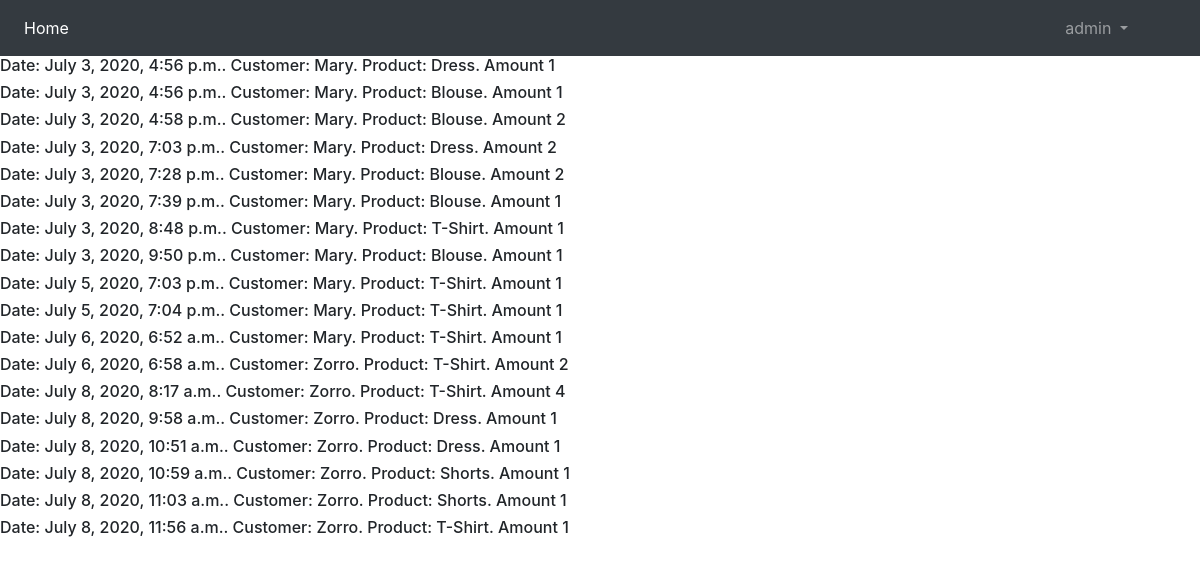
The app's page /purchases/ (signed in) with its own data.
### users/models.py (models this page shows)
class User(AbstractUser):
    cash = models.FloatField(blank=True, null=True, default=1000)

### products/models.py (models this page shows, shortened)
class TimeStampModel(models.Model):
    created_at = models.DateTimeField(auto_now_add=True, editable=False)
    updated_at = models.DateTimeField(auto_now=True)
    class Meta:
        abstract = True

class Purchase(TimeStampModel):
    buyer = models.ForeignKey(USER_MODEL, on_delete=models.SET_NULL, blank=True, null=True)
    product = models.ForeignKey(Product, on_delete=models.CASCADE)
    amount = models.IntegerField(blank=True, null=True)
    is_active = models.NullBooleanField(default=True)

class Product(TimeStampModel):
    name = models.CharField(max_length=80)
    description = models.TextField()
    price = models.IntegerField(blank=True, null=True)
    image = models.ImageField(blank=True, null=True, upload_to='product_images/')
    available = models.IntegerField(blank=True, null=True)

### products/views.py (the view, shortened to what this page needs)
# urls.py: path('purchases/', views.PurchaseList.as_view(), name='all_purchases'),
class PurchaseList(ListView):
    model = models.Purchase
    template_name = 'products/purchases_list.html'

### products/templates/products/purchase_list.html (shortened to what this page needs)
{% extends 'products/base.html' %}
{% block content%}
{% if user.is_superuser %}
    <div>
        {% for purchase in purchase_list %}
            <h6>Date: {{ purchase.created_at }}.  Customer: {{purchase.buyer}}. Product: {{ purchase.product.name }}. Amount  {{ purchase.amount }}</h6>
        {% endfor %}
    </div>
{% endif %}
{% endblock %}

### products/templates/products/base.html (shortened to what this page needs)
<!doctype html>
<html lang="en">
<head>
    <link rel="stylesheet" href="https://stackpath.bootstrapcdn.com/bootstrap/4.5.0/css/bootstrap.min.css"
>
</head>
<body>
<nav class="navbar navbar-expand-lg navbar-dark bg-dark">
    <div class="collapse navbar-collapse" id="navbarSupportedContent">
        <ul class="navbar-nav mr-auto">
            <li class="nav-item active">
                <a class="nav-link" href="{% url 'homepage' %}">Home <span class="sr-only">(current)</span></a>
            </li>
        </ul>
        {% if user.is_authenticated %}
            <ul class="navbar-nav mr-5">
                <li class="nav-item dropdown">
                    <a class="nav-link dropdown-toggle" href="#" id="navbarDropdown" role="button"
                       data-toggle="dropdown"
                       aria-haspopup="true" aria-expanded="false">
                        {{ user.username }}
                    </a>
                </li>
            </ul>
        {% else %}
            <a class="nav-link" href="{% url 'login' %}">Login</a> |
            <a class="nav-link" href="{% url 'register' %}">Register</a>
        {% endif %}
    </div>
</nav>
{% block content %}{% endblock %}
</body>
</html>

### records on screen
User: username "admin"
Purchase: created_at "July 3, 2020, 4:56 p.m.", buyer "Mary", product.name "Dress", amount "1"
Purchase: created_at "July 3, 2020, 4:56 p.m.", buyer "Mary", product.name "Blouse", amount "1"
Purchase: created_at "July 3, 2020, 4:58 p.m.", buyer "Mary", product.name "Blouse", amount "2"
Purchase: created_at "July 3, 2020, 7:03 p.m.", buyer "Mary", product.name "Dress", amount "2"
Purchase: created_at "July 3, 2020, 7:28 p.m.", buyer "Mary", product.name "Blouse", amount "2"
Purchase: created_at "July 3, 2020, 7:39 p.m.", buyer "Mary", product.name "Blouse", amount "1"
Purchase: created_at "July 3, 2020, 8:48 p.m.", buyer "Mary", product.name "T-Shirt", amount "1"
Purchase: created_at "July 3, 2020, 9:50 p.m.", buyer "Mary", product.name "Blouse", amount "1"
Purchase: created_at "July 5, 2020, 7:03 p.m.", buyer "Mary", product.name "T-Shirt", amount "1"
Purchase: created_at "July 5, 2020, 7:04 p.m.", buyer "Mary", product.name "T-Shirt", amount "1"
Purchase: created_at "July 6, 2020, 6:52 a.m.", buyer "Mary", product.name "T-Shirt", amount "1"
Purchase: created_at "July 6, 2020, 6:58 a.m.", buyer "Zorro", product.name "T-Shirt", amount "2"
Purchase: created_at "July 8, 2020, 8:17 a.m.", buyer "Zorro", product.name "T-Shirt", amount "4"
Purchase: created_at "July 8, 2020, 9:58 a.m.", buyer "Zorro", product.name "Dress", amount "1"
Purchase: created_at "July 8, 2020, 10:51 a.m.", buyer "Zorro", product.name "Dress", amount "1"
Purchase: created_at "July 8, 2020, 10:59 a.m.", buyer "Zorro", product.name "Shorts", amount "1"
Purchase: created_at "July 8, 2020, 11:03 a.m.", buyer "Zorro", product.name "Shorts", amount "1"
Purchase: created_at "July 8, 2020, 11:56 a.m.", buyer "Zorro", product.name "T-Shirt", amount "1"
